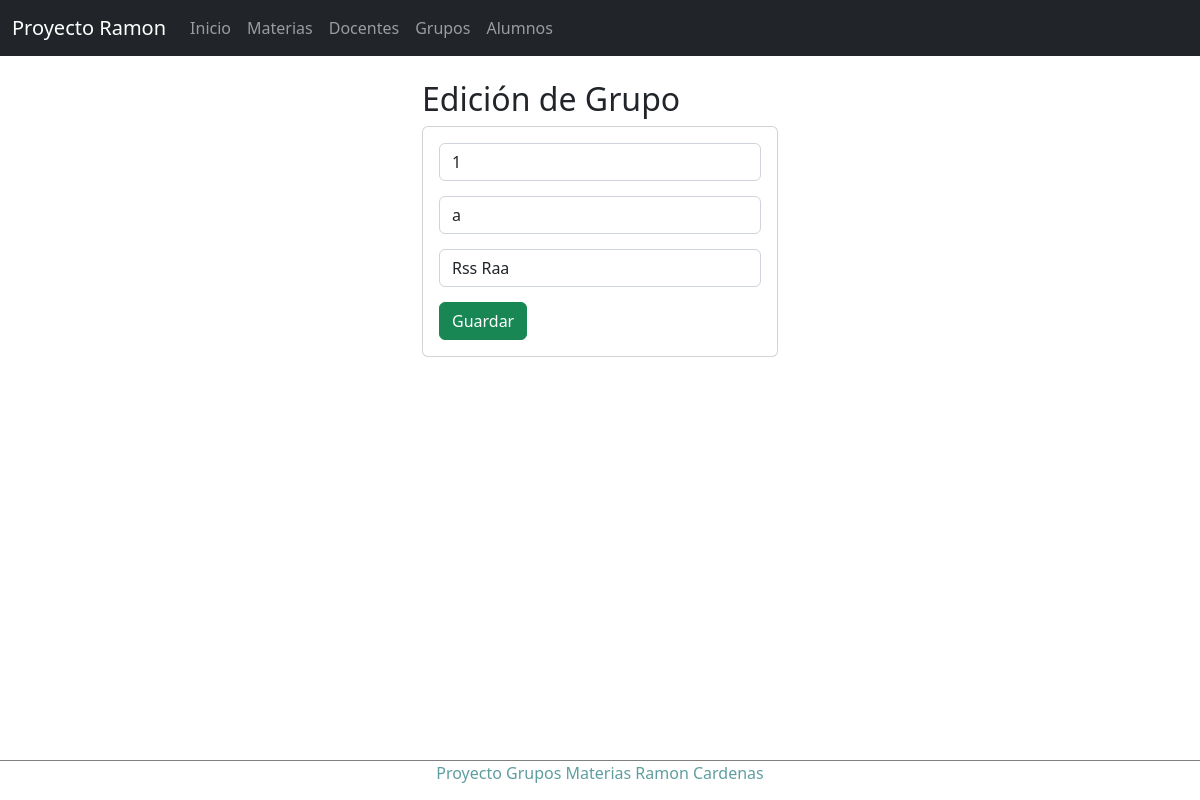
/edicionGrupo/1, run on the app's committed database.
### Apps/Horario/models.py (models this page shows, shortened)
class Grupo(models.Model):
    idGrupo=models.CharField(primary_key=True,max_length=6)
    nombreGrupo=models.CharField(max_length=50)
    idDocente=models.ForeignKey(Docente, on_delete=models.SET_NULL,null=True,default=0, unique=True)

class Docente(models.Model):
    idDocente=models.CharField(primary_key=True,max_length=6)
    nombreDocente=models.CharField(max_length=50)
    apellidoDocente=models.CharField(max_length=50)

### Apps/Horario/views.py (the view)
# urls.py: path('edicionGrupo/<idGrupo>', views.edicionGrupo),
def edicionGrupo(request, idGrupo):
    grupo = Grupo.objects.get(idGrupo=idGrupo)
    docentes = Docente.objects.all()
    return render(request, "grupos/edicionGrupos.html", {"grupo": grupo, "docentes":docentes})

### Apps/Horario/templates/grupos/edicionGrupos.html (shortened to what this page needs)
{% extends "../base.html" %}
{% block body %}
<div class="row">
    <div class="col-md-4 offset-md-4">
        <h2>Edición de Grupo</h2>
        <div class="card">
            <div class="card-body">
                <form action="/editarGrupo/" method="POST">{% csrf_token %}
                    <div class="form-group">
                        <input type="text" id="idGrupo" name="idGrupo" value="{{grupo.idGrupo}}" class="form-control" placeholder="Id"
                            minlength="1" maxlength="6" readonly required>
                    </div>
                    <div class="form-group">
                        <input type="text" id="nombreGrupo" name="nombreGrupo" value="{{grupo.nombreGrupo}}" class="form-control" placeholder="Nombre"
                            maxlength="50" required>
                    </div>
                    <div class="form-group">
                        <select type="text" id="idDocente" name="idDocente" class="form-control" required>
                            {% for d in docentes %}
                                <option value="{{d.idDocente}}" {% if d.idDocente ==  grupo.idDocente.idDocente %} selected {% endif %}>{{d.nombreDocente}} {{d.apellidoDocente}}</option>
                            {% endfor %}
                        </select>
                    </div>
                    <div class="form-group">
                        <button type="submit" class="btn btn-success btn-block text-white">Guardar</button>
                    </div>
                </form>
            </div>
        </div>
    </div>
</div>
{% endblock %}

### Apps/Horario/static/css/styles.css (style rules this page uses)
.form-control { margin-bottom:15px !important; }

### data on the page
Grupo: idGrupo "1", nombreGrupo "a", idDocente "Rss Raa"
